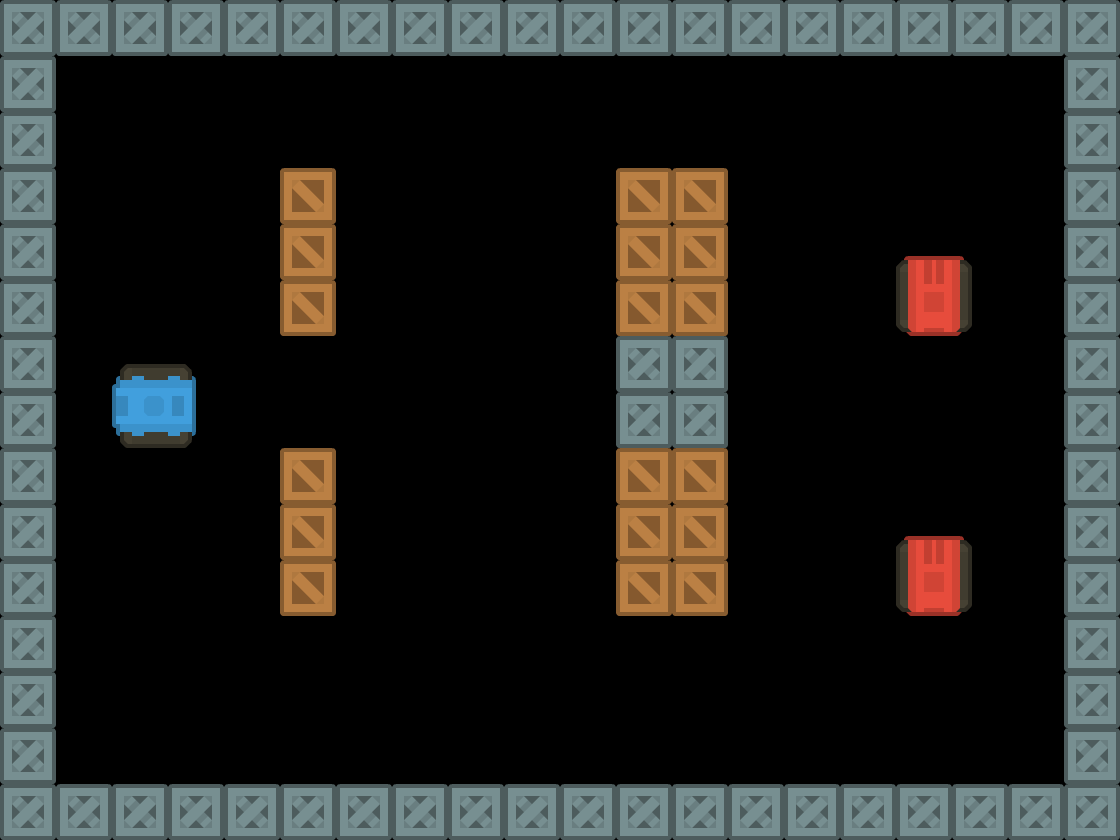

Rendered tile map (Tiled .tmx) drawn with the repository's tilesets; below, a short description and the full map source, tile grids included:
An orthogonal 20x15 tile map with 56x56 px tiles, 4 tile layers (Obstacles, Explodables, Player, Enemies).

<map version="1.9" tiledversion="1.9.2" orientation="orthogonal" renderorder="right-down" width="20" height="15" tilewidth="56" tileheight="56" infinite="0" nextlayerid="10" nextobjectid="1">
 <tileset firstgid="1" source="tiles.tsx" />
 <layer id="1" name="Obstacles" width="20" height="15">
  <data encoding="csv">
67,67,67,67,67,67,67,67,67,67,67,67,67,67,67,67,67,67,67,67,
67,0,0,0,0,0,0,0,0,0,0,0,0,0,0,0,0,0,0,67,
67,0,0,0,0,0,0,0,0,0,0,0,0,0,0,0,0,0,0,67,
67,0,0,0,0,68,0,0,0,0,0,68,68,0,0,0,0,0,0,67,
67,0,0,0,0,68,0,0,0,0,0,68,68,0,0,0,0,0,0,67,
67,0,0,0,0,68,0,0,0,0,0,68,68,0,0,0,0,0,0,67,
67,0,0,0,0,0,0,0,0,0,0,67,67,0,0,0,0,0,0,67,
67,0,0,0,0,0,0,0,0,0,0,67,67,0,0,0,0,0,0,67,
67,0,0,0,0,68,0,0,0,0,0,68,68,0,0,0,0,0,0,67,
67,0,0,0,0,68,0,0,0,0,0,68,68,0,0,0,0,0,0,67,
67,0,0,0,0,68,0,0,0,0,0,68,68,0,0,0,0,0,0,67,
67,0,0,0,0,0,0,0,0,0,0,0,0,0,0,0,0,0,0,67,
67,0,0,0,0,0,0,0,0,0,0,0,0,0,0,0,0,0,0,67,
67,0,0,0,0,0,0,0,0,0,0,0,0,0,0,0,0,0,0,67,
67,67,67,67,67,67,67,67,67,67,67,67,67,67,67,67,67,67,67,67
</data>
 </layer>
 <layer id="3" name="Explodables" width="20" height="15">
  <data encoding="csv">
0,0,0,0,0,0,0,0,0,0,0,0,0,0,0,0,0,0,0,0,
0,0,0,0,0,0,0,0,0,0,0,0,0,0,0,0,0,0,0,0,
0,0,0,0,0,0,0,0,0,0,0,0,0,0,0,0,0,0,0,0,
0,0,0,0,0,0,0,0,0,0,0,0,0,0,0,0,0,0,0,0,
0,0,0,0,0,0,0,0,0,0,0,0,0,0,0,0,0,0,0,0,
0,0,0,0,0,0,0,0,0,0,0,0,0,0,0,0,0,0,0,0,
0,0,0,0,0,0,0,0,0,0,0,0,0,0,0,0,0,0,0,0,
0,0,0,0,0,0,0,0,0,0,0,0,0,0,0,0,0,0,0,0,
0,0,0,0,0,0,0,0,0,0,0,0,0,0,0,0,0,0,0,0,
0,0,0,0,0,0,0,0,0,0,0,0,0,0,0,0,0,0,0,0,
0,0,0,0,0,0,0,0,0,0,0,0,0,0,0,0,0,0,0,0,
0,0,0,0,0,0,0,0,0,0,0,0,0,0,0,0,0,0,0,0,
0,0,0,0,0,0,0,0,0,0,0,0,0,0,0,0,0,0,0,0,
0,0,0,0,0,0,0,0,0,0,0,0,0,0,0,0,0,0,0,0,
0,0,0,0,0,0,0,0,0,0,0,0,0,0,0,0,0,0,0,0
</data>
 </layer>
 <layer id="8" name="Player" width="20" height="15">
  <data encoding="csv">
0,0,0,0,0,0,0,0,0,0,0,0,0,0,0,0,0,0,0,0,
0,0,0,0,0,0,0,0,0,0,0,0,0,0,0,0,0,0,0,0,
0,0,0,0,0,0,0,0,0,0,0,0,0,0,0,0,0,0,0,0,
0,0,0,0,0,0,0,0,0,0,0,0,0,0,0,0,0,0,0,0,
0,0,0,0,0,0,0,0,0,0,0,0,0,0,0,0,0,0,0,0,
0,0,0,0,0,0,0,0,0,0,0,0,0,0,0,0,0,0,0,0,
0,0,0,0,0,0,0,0,0,0,0,0,0,0,0,0,0,0,0,0,
0,0,2684354632,0,0,0,0,0,0,0,0,0,0,0,0,0,0,0,0,0,
0,0,0,0,0,0,0,0,0,0,0,0,0,0,0,0,0,0,0,0,
0,0,0,0,0,0,0,0,0,0,0,0,0,0,0,0,0,0,0,0,
0,0,0,0,0,0,0,0,0,0,0,0,0,0,0,0,0,0,0,0,
0,0,0,0,0,0,0,0,0,0,0,0,0,0,0,0,0,0,0,0,
0,0,0,0,0,0,0,0,0,0,0,0,0,0,0,0,0,0,0,0,
0,0,0,0,0,0,0,0,0,0,0,0,0,0,0,0,0,0,0,0,
0,0,0,0,0,0,0,0,0,0,0,0,0,0,0,0,0,0,0,0
</data>
 </layer>
 <layer id="9" name="Enemies" width="20" height="15">
  <data encoding="csv">
0,0,0,0,0,0,0,0,0,0,0,0,0,0,0,0,0,0,0,0,
0,0,0,0,0,0,0,0,0,0,0,0,0,0,0,0,0,0,0,0,
0,0,0,0,0,0,0,0,0,0,0,0,0,0,0,0,0,0,0,0,
0,0,0,0,0,0,0,0,0,0,0,0,0,0,0,0,0,0,0,0,
0,0,0,0,0,0,0,0,0,0,0,0,0,0,0,0,0,0,0,0,
0,0,0,0,0,0,0,0,0,0,0,0,0,0,0,0,73,0,0,0,
0,0,0,0,0,0,0,0,0,0,0,0,0,0,0,0,0,0,0,0,
0,0,0,0,0,0,0,0,0,0,0,0,0,0,0,0,0,0,0,0,
0,0,0,0,0,0,0,0,0,0,0,0,0,0,0,0,0,0,0,0,
0,0,0,0,0,0,0,0,0,0,0,0,0,0,0,0,0,0,0,0,
0,0,0,0,0,0,0,0,0,0,0,0,0,0,0,0,73,0,0,0,
0,0,0,0,0,0,0,0,0,0,0,0,0,0,0,0,0,0,0,0,
0,0,0,0,0,0,0,0,0,0,0,0,0,0,0,0,0,0,0,0,
0,0,0,0,0,0,0,0,0,0,0,0,0,0,0,0,0,0,0,0,
0,0,0,0,0,0,0,0,0,0,0,0,0,0,0,0,0,0,0,0
</data>
 </layer>
</map>
